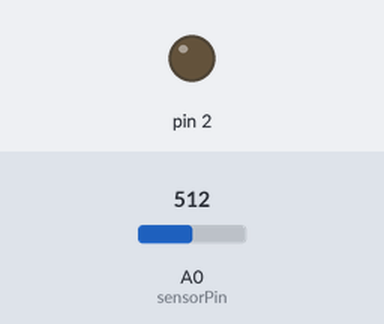
Bench run of a sketch on a simulated Arduino Uno, built with avr-gcc and run on an emulated ATmega328P. On the bench: output pins drawn as LEDs (lit = HIGH). The test bench sets the inputs (shaded band); at power-on: A0 (sensorPin) = 512.

Above: at 1.2 s.
1.3 s: A0 (sensorPin) set to 272
2.8 s: A0 (sensorPin) set to 242
At 3.7 s:
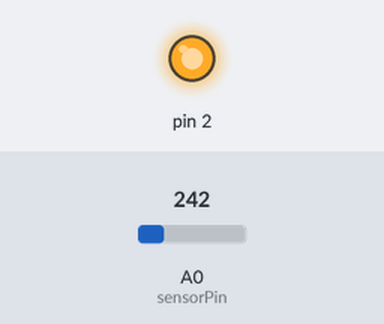
4.3 s: A0 (sensorPin) set to 306
At 4.8 s:
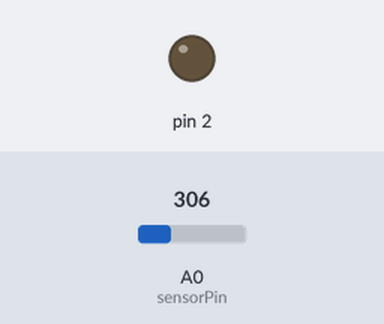
5.8 s: A0 (sensorPin) set to 122
At 7.1 s:
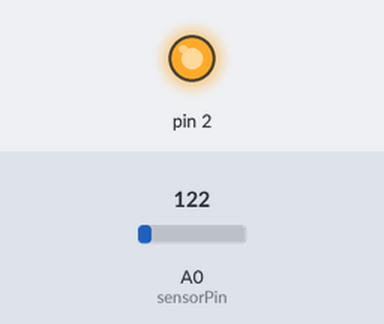
Timing chart, 0 to 8.3 s (numbered marks = the images above; inputs shaded):
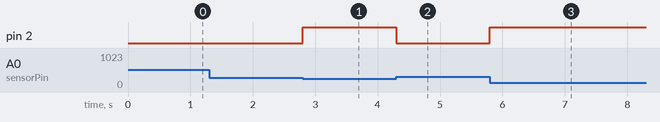

Measured:
- the behaviour switches between 255 and 254 on A0 (sensorPin) (found by bisection; images 0 and 1)
- after the input at 1.3 s, every drawn part: stays the same
- after the input at 2.8 s, pin 2: LOW → HIGH at once
- after the input at 4.3 s, pin 2: HIGH → LOW at once
- after the input at 5.8 s, pin 2: LOW → HIGH at once

The sketch:

LED_control_with_brightness.ino
```cpp
// 2018271166 이준형 학생입니다.

int sensorPin = A0;
int sensorValue = 0;

class Lee
{
  public:
  Lee(int pin);
  void update();
  private:
  int L_Pin;
  int L_sensorValue;
  int L_brightness;
};

Lee::Lee(int pin)
{
  L_Pin = pin;
  pinMode(L_Pin, OUTPUT);
}

void Lee::update()
{
  L_sensorValue = analogRead(sensorPin);
  Serial.println(L_sensorValue, DEC);
  L_brightness = map(L_sensorValue, 0, 1023, 255, 0);
  L_brightness = constrain(L_sensorValue, 255, 0);
  analogWrite(L_Pin, L_brightness);           // 어두울수록 LED의 밝기가 밝아진다.
}

Lee LED1(2);

void setup() {
  // put your setup code here, to run once:

}

void loop() {
  // put your main code here, to run repeatedly:

  LED1.update();
}
```
